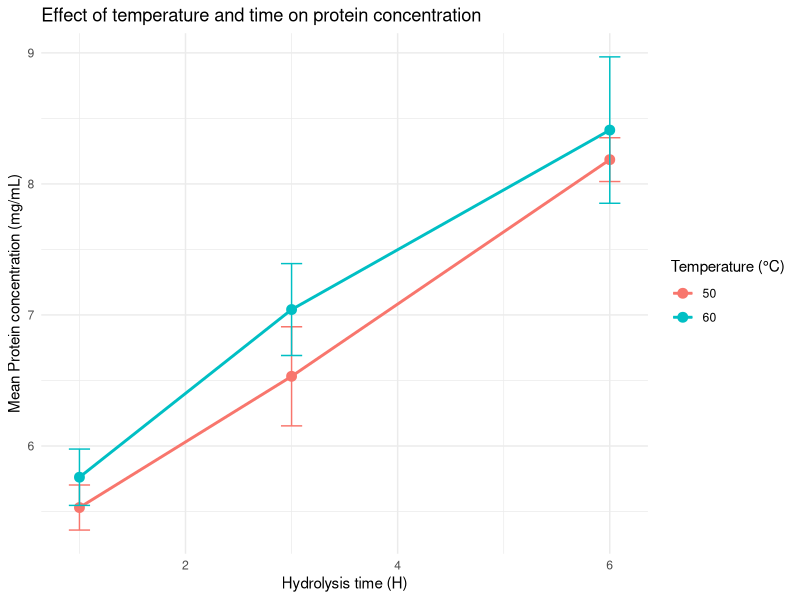
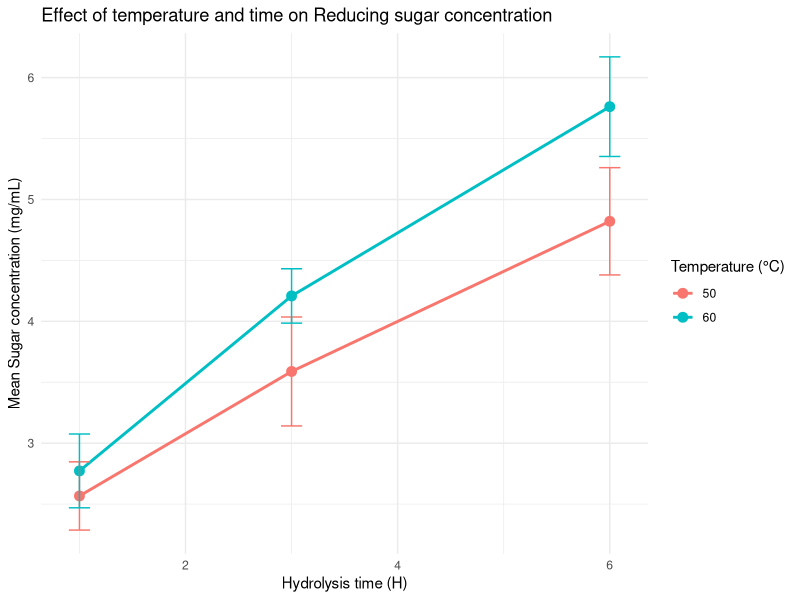
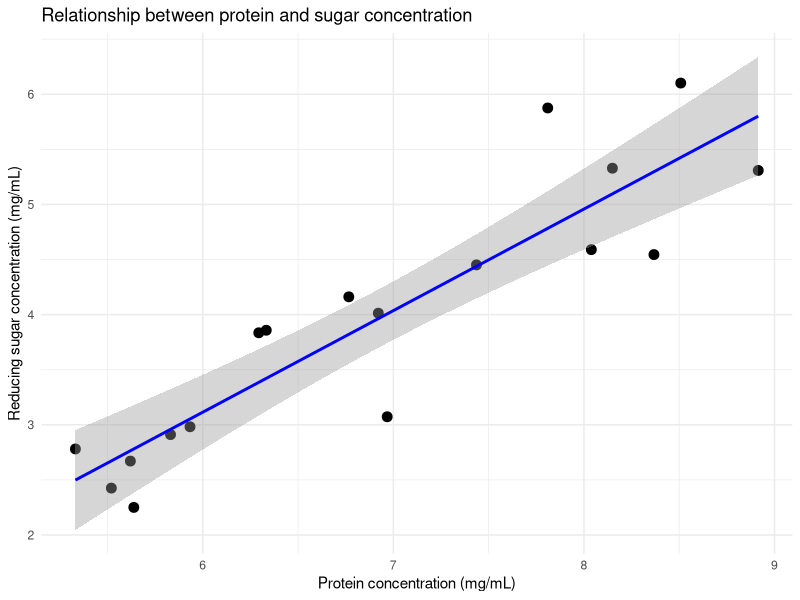

Write R code to recreate these figures, in order.
## ---- chunk 1
#==================================
# Generating synthetic data
#==================================

#Set random for reproducibility
set.seed(123)

#Defining experimental conditions
hydrolysis_data <- expand.grid(
  Substrate_Loading = 2,
  Enzyme_Loading = 2,
  Temperature = c(50, 60),
  Hydrolysis_time = c(1, 3, 6),
  Replicates = 1:3
)

#Generating protein concentration
hydrolysis_data$Protein_concentration <-
  5 +
  0.4 * (hydrolysis_data$Temperature == 60) +
  0.5 * (hydrolysis_data$Hydrolysis_time) +
  rnorm(18, mean = 0, sd = 0.3)

#Generating reduciing sugar concentration
hydrolysis_data$Sugar_concentration <- 
  2 +
  0.6 * (hydrolysis_data$Temperature == 60) + 
  0.5 * (hydrolysis_data$Hydrolysis_time) +
  rnorm(18, mean = 0, sd = 0.4)
## ---- chunk 2
#==================================
# Organizing dataset
#==================================
hydrolysis_data <- hydrolysis_data[
  order(
    hydrolysis_data$Temperature,
    hydrolysis_data$Hydrolysis_time,
    hydrolysis_data$Replicates
  ),
]
## ---- chunk 3
library(tidyverse)
## ---- chunk 4
hydrolysis_summary <- hydrolysis_data |> 
  group_by(Temperature, Hydrolysis_time) |> 
  summarize(
    avg_protein = mean(Protein_concentration),
    sd_protein = sd(Protein_concentration),
    avg_sugar = mean(Sugar_concentration),
    sd_sugar = sd(Sugar_concentration),
    .groups = "drop"
  )
## ---- chunk 5
#==================================
# Visualizing data - Protein concentration
#==================================
ggplot(hydrolysis_summary, 
       aes(x = Hydrolysis_time, 
           y = avg_protein, 
           color = factor(Temperature))) +
  geom_line(linewidth = 1) +
  geom_point(size = 3) +
  geom_errorbar(
    aes(ymin = avg_protein - sd_protein,
        ymax = avg_protein + sd_protein),
    width = 0.2
  ) +
  labs(
    title = "Effect of temperature and time on protein concentration",
    x = "Hydrolysis time (H)",
    y = "Mean Protein concentration (mg/mL)",
    color = "Temperature (°C)"
  ) +
  theme_minimal()
## ---- chunk 6
#==================================
# Visualizing data - Reducing sugar concentration
#==================================
ggplot(hydrolysis_summary, 
       aes(x = Hydrolysis_time, 
           y = avg_sugar, 
           color = factor(Temperature))) +
  geom_line(linewidth = 1) +
  geom_point(size = 3) +
  geom_errorbar(
    aes(ymin = avg_sugar - sd_sugar,
        ymax = avg_sugar + sd_sugar),
    width = 0.2
  ) +
  labs(
    title = "Effect of temperature and time on Reducing sugar concentration",
    x = "Hydrolysis time (H)",
    y = "Mean Sugar concentration (mg/mL)",
    color = "Temperature (°C)"
    ) +
  theme_minimal()
## ---- chunk 7
#==================================
# Correlation analysis
#==================================
cor(
  hydrolysis_data$Protein_concentration,
  hydrolysis_data$Sugar_concentration,
  method = "pearson"
)
## ---- chunk 8
#==================================
# Visualizing data - Relationship between Protein and Sugar
#==================================
ggplot(
  hydrolysis_data,
  aes(x = Protein_concentration,
      y = Sugar_concentration)
) +
  geom_point(size = 3) +
  geom_smooth(
    method = "lm",
    se = TRUE,
    color = "blue"
  ) +
  labs(
    title = "Relationship between protein and sugar concentration",
    x = "Protein concentration (mg/mL)",
    y = "Reducing sugar concentration (mg/mL)"
  ) +
  theme_minimal()
## ---- chunk 9
#==================================
# Visualizing data - Protein ANOVA analysis
#==================================

protein_anova <- aov(
  Protein_concentration ~
    factor(Temperature)*factor(Hydrolysis_time),
  data = hydrolysis_data
)

summary(protein_anova)

## ---- chunk 10
#==================================
# Visualizing data - Reducing sugar ANOVA analysis
#==================================

sugar_anova <- aov(
  Sugar_concentration ~
    factor(Temperature)*factor(Hydrolysis_time),
  data = hydrolysis_data
)

summary(sugar_anova)
